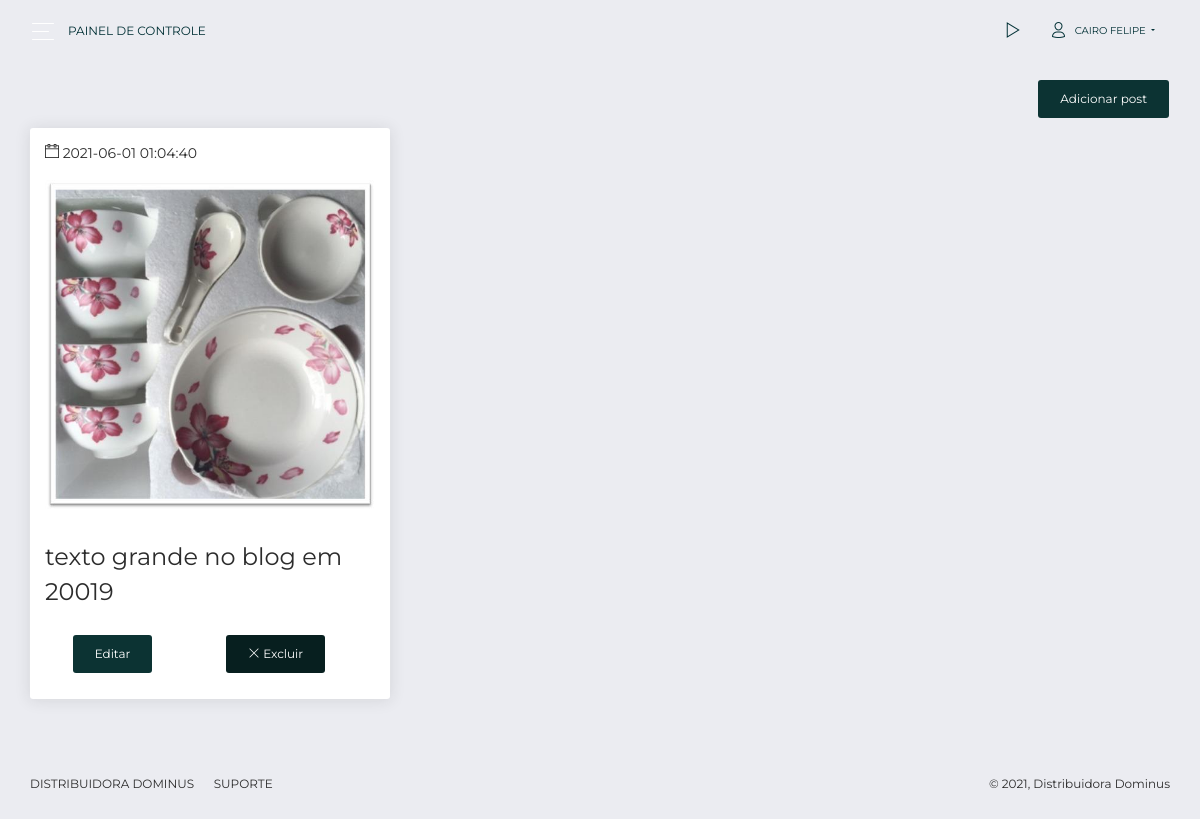
/admin/painel-blog.php (signed in), run on an earlier commit of the app's database.
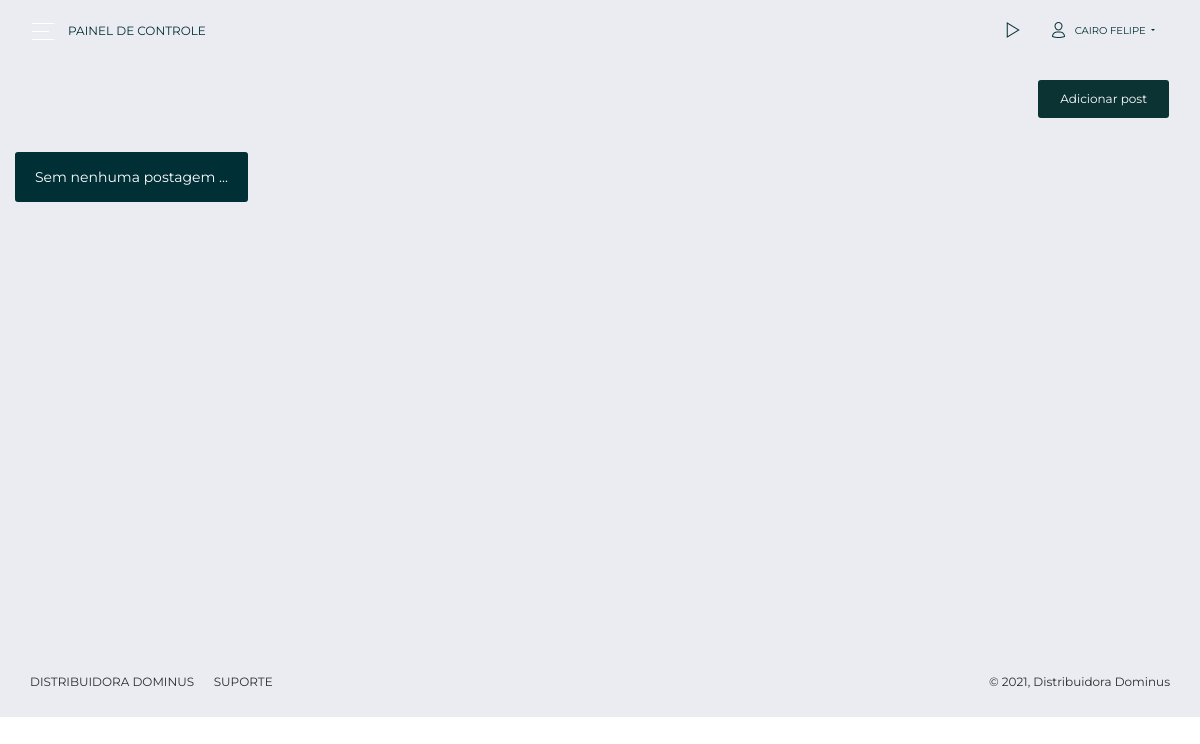
And on a later commit of the database.
### tables this page shows
CREATE TABLE `posts` (
  `id` int(11) NOT NULL AUTO_INCREMENT,
  `titulo` varchar(200) DEFAULT NULL,
  `sub_titulo` varchar(400) DEFAULT NULL,
  `texto_1` varchar(1000) DEFAULT NULL,
  `texto_2` varchar(1000) DEFAULT NULL,
  `texto_3` varchar(1000) DEFAULT NULL,
  `texto_4` varchar(1000) DEFAULT NULL,
  `img1` varchar(200) DEFAULT NULL,
  `img2` varchar(200) DEFAULT NULL,
  `img3` varchar(200) DEFAULT NULL,
  `categoria_1` varchar(100) DEFAULT NULL,
  `categoria_2` varchar(100) DEFAULT NULL,
  `categoria_3` varchar(100) DEFAULT NULL,
  `data_criacao` timestamp NULL DEFAULT current_timestamp(),
  `data_update` varchar(50) DEFAULT NULL,
  `autor` varchar(50) DEFAULT NULL,
  PRIMARY KEY (`id`)
);

### admin/painel-blog.php (the view, shortened to what this page needs)
<?php
	require_once 'dbconfig.php';
?>
<!DOCTYPE html>
<html lang="pt-br">
<head>
  <link rel="stylesheet" href="https://use.fontawesome.com/releases/v5.7.1/css/all.css">
  <link href="./assets/css/bootstrap.min.css" rel="stylesheet" />
  <link href="./assets/css/now-ui-dashboard.css?v=1.5.0" rel="stylesheet" />
  <link href="./assets/demo/demo.css" rel="stylesheet" />
</head>
<body class="">
  <div class="wrapper ">
    <?php include 'nav.php';?>
      <div class="content">
        <a href="add-post.php">
        <div class="text-right">
            <button class="btn btn-primary">Adicionar post</button>
        </div>
        </a>
        <div class="row">
        <?php
          $stmt = $DB_con->prepare("SELECT id, titulo,img1,data_criacao FROM posts ORDER BY id DESC");
          $stmt->execute();
          if($stmt->rowCount() > 0) {
            while($row=$stmt->fetch(PDO::FETCH_ASSOC)){
          extract($row);
        ?>
          <div class="col-lg-4">
            <div class="card card-chart pb-3">
              <div class="card-header">
              <p><i class="now-ui-icons ui-1_calendar-60"></i>  <?php echo $data_criacao ?></p>
                <img class="img-center" src="uploads/blog/<?php echo $row['img1']; ?>" onerror="this.src='./assets/img/sem.jpg'">
                <h4><?php echo $titulo ?></h4>
              </div>
              <div class="row">
                <div class="col-6 text-center">
                <a class="btn btn-primary" href="edit-post.php?edit_id=<?php echo $row['id']; ?>" title="clique para editar">Editar</a>
                </div>
                <div class="col-6">
                <a class="btn btn-danger" href="?delete_id=<?php echo $row['id']; ?>" title="clique para deletar" onclick="return confirm('Excluir Post?')"><i class="now-ui-icons ui-1_simple-remove"></i> Excluir</a>
                </div>
                </div>
            </div>
          </div>
        <?php
            }
          }
           else
            {
          ?>
            <div class="pt-4 col-xs-12">
            <div class="alert bg-primary">
              Sem nenhuma postagem ...
                </div>
            </div>
        <?php
            }
        ?>
        </div>
      </div>
    <?php include 'footer.php';?>
    </div>
  </div>
</body>
</html>

What changed in the data, as far as the page shows it:
removed posts: data_criacao "2021-06-01 01:04:40", img1 (picture), titulo "texto grande no blog em 20019"
Also different on the page:
text now shown: "Sem nenhuma postagem ..."
